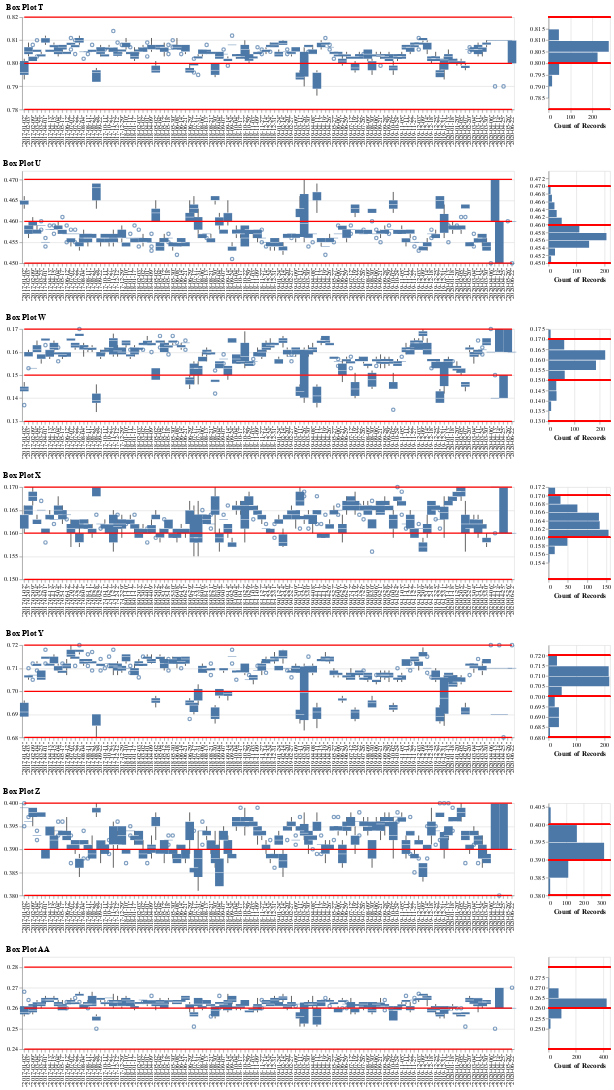

The notebook cell this image was saved under:
### Code cell
box_chart_combine=alt.vconcat(data=df_group)
for chart in list_chart1:
  box_chart_combine &= chart
#box_chart_combine.save('box_chart_combine'+namefile+'.html')
box_chart_combine

### Figure 1 — Vega-Lite specification as saved in the notebook (floating-point values rounded to 4 significant figures; data arrays with more than 128 entries replaced by an {"elided": "..."} marker saying what was removed)
{"config": {"view": {"continuousWidth": 400, "continuousHeight": 300}}, "vconcat": [{"hconcat": [{"layer": [{"mark": "boxplot", "encoding": {"x": {"type": "ordinal", "field": "Datef", "scale": {}, "title": ""}, "y": {"type": "quantitative", "field": "T", "scale": {"zero": false}, "title": ""}}, "height": 150, "width": 800}, {"mark": {"type": "line", "color": "red"}, "encoding": {"x": {"type": "ordinal", "field": "Datef", "scale": {"zero": false}}, "y": {"type": "quantitative", "field": "USL", "scale": {"zero": false}}}, "height": 150, "width": 800}, {"mark": {"type": "line", "color": "red"}, "encoding": {"x": {"type": "ordinal", "field": "Datef", "scale": {"zero": false}}, "y": {"type": "quantitative", "field": "LSL", "scale": {"zero": false}}}, "height": 150, "width": 800}, {"mark": {"type": "line", "color": "red"}, "encoding": {"x": {"type": "ordinal", "field": "Datef", "scale": {"zero": false}}, "y": {"type": "quantitative", "field": "Nominal", "scale": {"zero": false}}}, "height": 150, "width": 800}]}, {"layer": [{"mark": "bar", "encoding": {"x": {"type": "quantitative", "aggregate": "count"}, "y": {"type": "quantitative", "bin": true, "field": "T", "title": ""}}, "height": 150, "width": 100}, {"mark": {"type": "rule", "color": "red"}, "encoding": {"size": {"value": 1}, "y": {"type": "quantitative", "field": "USL"}}}, {"mark": {"type": "rule", "color": "red"}, "encoding": {"size": {"value": 1}, "y": {"type": "quantitative", "field": "LSL"}}}, {"mark": {"type": "rule", "color": "red"}, "encoding": {"size": {"value": 1}, "y": {"type": "quantitative", "field": "Nominal"}}}]}], "data": {"name": "data-69cefffb1b080b15e3e18f7335dfdd1c"}, "title": "Box Plot T"}, {"hconcat": [{"layer": [{"mark": "boxplot", "encoding": {"x": {"type": "ordinal", "field": "Datef", "scale": {}, "title": ""}, "y": {"type": "quantitative", "field": "U", "scale": {"zero": false}, "title": ""}}, "height": 150, "width": 800}, {"mark": {"type": "line", "color": "red"}, "encoding": {"x": {"type": "ordinal", "field": "Datef", "scale": {"zero": false}}, "y": {"type": "quantitative", "field": "USL", "scale": {"zero": false}}}, "height": 150, "width": 800}, {"mark": {"type": "line", "color": "red"}, "encoding": {"x": {"type": "ordinal", "field": "Datef", "scale": {"zero": false}}, "y": {"type": "quantitative", "field": "LSL", "scale": {"zero": false}}}, "height": 150, "width": 800}, {"mark": {"type": "line", "color": "red"}, "encoding": {"x": {"type": "ordinal", "field": "Datef", "scale": {"zero": false}}, "y": {"type": "quantitative", "field": "Nominal", "scale": {"zero": false}}}, "height": 150, "width": 800}]}, {"layer": [{"mark": "bar", "encoding": {"x": {"type": "quantitative", "aggregate": "count"}, "y": {"type": "quantitative", "bin": true, "field": "U", "title": ""}}, "height": 150, "width": 100}, {"mark": {"type": "rule", "color": "red"}, "encoding": {"size": {"value": 1}, "y": {"type": "quantitative", "field": "USL"}}}, {"mark": {"type": "rule", "color": "red"}, "encoding": {"size": {"value": 1}, "y": {"type": "quantitative", "field": "LSL"}}}, {"mark": {"type": "rule", "color": "red"}, "encoding": {"size": {"value": 1}, "y": {"type": "quantitative", "field": "Nominal"}}}]}], "data": {"name": "data-e49dec798a765c64780b98b77b1d697f"}, "title": "Box Plot U"}, {"hconcat": [{"layer": [{"mark": "boxplot", "encoding": {"x": {"type": "ordinal", "field": "Datef", "scale": {}, "title": ""}, "y": {"type": "quantitative", "field": "W", "scale": {"zero": false}, "title": ""}}, "height": 150, "width": 800}, {"mark": {"type": "line", "color": "red"}, "encoding": {"x": {"type": "ordinal", "field": "Datef", "scale": {"zero": false}}, "y": {"type": "quantitative", "field": "USL", "scale": {"zero": false}}}, "height": 150, "width": 800}, {"mark": {"type": "line", "color": "red"}, "encoding": {"x": {"type": "ordinal", "field": "Datef", "scale": {"zero": false}}, "y": {"type": "quantitative", "field": "LSL", "scale": {"zero": false}}}, "height": 150, "width": 800}, {"mark": {"type": "line", "color": "red"}, "encoding": {"x": {"type": "ordinal", "field": "Datef", "scale": {"zero": false}}, "y": {"type": "quantitative", "field": "Nominal", "scale": {"zero": false}}}, "height": 150, "width": 800}]}, {"layer": [{"mark": "bar", "encoding": {"x": {"type": "quantitative", "aggregate": "count"}, "y": {"type": "quantitative", "bin": true, "field": "W", "title": ""}}, "height": 150, "width": 100}, {"mark": {"type": "rule", "color": "red"}, "encoding": {"size": {"value": 1}, "y": {"type": "quantitative", "field": "USL"}}}, {"mark": {"type": "rule", "color": "red"}, "encoding": {"size": {"value": 1}, "y": {"type": "quantitative", "field": "LSL"}}}, {"mark": {"type": "rule", "color": "red"}, "encoding": {"size": {"value": 1}, "y": {"type": "quantitative", "field": "Nominal"}}}]}], "data": {"name": "data-5ee5e498e69892a90fe4a27c8af1fbe9"}, "title": "Box Plot W"}, {"hconcat": [{"layer": [{"mark": "boxplot", "encoding": {"x": {"type": "ordinal", "field": "Datef", "scale": {}, "title": ""}, "y": {"type": "quantitative", "field": "X", "scale": {"zero": false}, "title": ""}}, "height": 150, "width": 800}, {"mark": {"type": "line", "color": "red"}, "encoding": {"x": {"type": "ordinal", "field": "Datef", "scale": {"zero": false}}, "y": {"type": "quantitative", "field": "USL", "scale": {"zero": false}}}, "height": 150, "width": 800}, {"mark": {"type": "line", "color": "red"}, "encoding": {"x": {"type": "ordinal", "field": "Datef", "scale": {"zero": false}}, "y": {"type": "quantitative", "field": "LSL", "scale": {"zero": false}}}, "height": 150, "width": 800}, {"mark": {"type": "line", "color": "red"}, "encoding": {"x": {"type": "ordinal", "field": "Datef", "scale": {"zero": false}}, "y": {"type": "quantitative", "field": "Nominal", "scale": {"zero": false}}}, "height": 150, "width": 800}]}, {"layer": [{"mark": "bar", "encoding": {"x": {"type": "quantitative", "aggregate": "count"}, "y": {"type": "quantitative", "bin": true, "field": "X", "title": ""}}, "height": 150, "width": 100}, {"mark": {"type": "rule", "color": "red"}, "encoding": {"size": {"value": 1}, "y": {"type": "quantitative", "field": "USL"}}}, {"mark": {"type": "rule", "color": "red"}, "encoding": {"size": {"value": 1}, "y": {"type": "quantitative", "field": "LSL"}}}, {"mark": {"type": "rule", "color": "red"}, "encoding": {"size": {"value": 1}, "y": {"type": "quantitative", "field": "Nominal"}}}]}], "data": {"name": "data-9f296aebe2b698bc1b71979eaeb991b4"}, "title": "Box Plot X"}, {"hconcat": [{"layer": [{"mark": "boxplot", "encoding": {"x": {"type": "ordinal", "field": "Datef", "scale": {}, "title": ""}, "y": {"type": "quantitative", "field": "Y", "scale": {"zero": false}, "title": ""}}, "height": 150, "width": 800}, {"mark": {"type": "line", "color": "red"}, "encoding": {"x": {"type": "ordinal", "field": "Datef", "scale": {"zero": false}}, "y": {"type": "quantitative", "field": "USL", "scale": {"zero": false}}}, "height": 150, "width": 800}, {"mark": {"type": "line", "color": "red"}, "encoding": {"x": {"type": "ordinal", "field": "Datef", "scale": {"zero": false}}, "y": {"type": "quantitative", "field": "LSL", "scale": {"zero": false}}}, "height": 150, "width": 800}, {"mark": {"type": "line", "color": "red"}, "encoding": {"x": {"type": "ordinal", "field": "Datef", "scale": {"zero": false}}, "y": {"type": "quantitative", "field": "Nominal", "scale": {"zero": false}}}, "height": 150, "width": 800}]}, {"layer": [{"mark": "bar", "encoding": {"x": {"type": "quantitative", "aggregate": "count"}, "y": {"type": "quantitative", "bin": true, "field": "Y", "title": ""}}, "height": 150, "width": 100}, {"mark": {"type": "rule", "color": "red"}, "encoding": {"size": {"value": 1}, "y": {"type": "quantitative", "field": "USL"}}}, {"mark": {"type": "rule", "color": "red"}, "encoding": {"size": {"value": 1}, "y": {"type": "quantitative", "field": "LSL"}}}, {"mark": {"type": "rule", "color": "red"}, "encoding": {"size": {"value": 1}, "y": {"type": "quantitative", "field": "Nominal"}}}]}], "data": {"name": "data-5b2a6eba8ee1a14782ffe270c1d374eb"}, "title": "Box Plot Y"}, {"hconcat": [{"layer": [{"mark": "boxplot", "encoding": {"x": {"type": "ordinal", "field": "Datef", "scale": {}, "title": ""}, "y": {"type": "quantitative", "field": "Z", "scale": {"zero": false}, "title": ""}}, "height": 150, "width": 800}, {"mark": {"type": "line", "color": "red"}, "encoding": {"x": {"type": "ordinal", "field": "Datef", "scale": {"zero": false}}, "y": {"type": "quantitative", "field": "USL", "scale": {"zero": false}}}, "height": 150, "width": 800}, {"mark": {"type": "line", "color": "red"}, "encoding": {"x": {"type": "ordinal", "field": "Datef", "scale": {"zero": false}}, "y": {"type": "quantitative", "field": "LSL", "scale": {"zero": false}}}, "height": 150, "width": 800}, {"mark": {"type": "line", "color": "red"}, "encoding": {"x": {"type": "ordinal", "field": "Datef", "scale": {"zero": false}}, "y": {"type": "quantitative", "field": "Nominal", "scale": {"zero": false}}}, "height": 150, "width": 800}]}, {"layer": [{"mark": "bar", "encoding": {"x": {"type": "quantitative", "aggregate": "count"}, "y": {"type": "quantitative", "bin": true, "field": "Z", "title": ""}}, "height": 150, "width": 100}, {"mark": {"type": "rule", "color": "red"}, "encoding": {"size": {"value": 1}, "y": {"type": "quantitative", "field": "USL"}}}, {"mark": {"type": "rule", "color": "red"}, "encoding": {"size": {"value": 1}, "y": {"type": "quantitative", "field": "LSL"}}}, {"mark": {"type": "rule", "color": "red"}, "encoding": {"size": {"value": 1}, "y": {"type": "quantitative", "field": "Nominal"}}}]}], "data": {"name": "data-28659438b3e20078f5f456aeb1faac04"}, "title": "Box Plot Z"}, {"hconcat": [{"layer": [{"mark": "boxplot", "encoding": {"x": {"type": "ordinal", "field": "Datef", "scale": {}, "title": ""}, "y": {"type": "quantitative", "field": "AA", "scale": {"zero": false}, "title": ""}}, "height": 150, "width": 800}, {"mark": {"type": "line", "color": "red"}, "encoding": {"x": {"type": "ordinal", "field": "Datef", "scale": {"zero": false}}, "y": {"type": "quantitative", "field": "USL", "scale": {"zero": false}}}, "height": 150, "width": 800}, {"mark": {"type": "line", "color": "red"}, "encoding": {"x": {"type": "ordinal", "field": "Datef", "scale": {"zero": false}}, "y": {"type": "quantitative", "field": "LSL", "scale": {"zero": false}}}, "height": 150, "width": 800}, {"mark": {"type": "line", "color": "red"}, "encoding": {"x": {"type": "ordinal", "field": "Datef", "scale": {"zero": false}}, "y": {"type": "quantitative", "field": "Nominal", "scale": {"zero": false}}}, "height": 150, "width": 800}]}, {"layer": [{"mark": "bar", "encoding": {"x": {"type": "quantitative", "aggregate": "count"}, "y": {"type": "quantitative", "bin": true, "field": "AA", "title": ""}}, "height": 150, "width": 100}, {"mark": {"type": "rule", "color": "red"}, "encoding": {"size": {"value": 1}, "y": {"type": "quantitative", "field": "USL"}}}, {"mark": {"type": "rule", "color": "red"}, "encoding": {"size": {"value": 1}, "y": {"type": "quantitative", "field": "LSL"}}}, {"mark": {"type": "rule", "color": "red"}, "encoding": {"size": {"value": 1}, "y": {"type": "quantitative", "field": "Nominal"}}}]}], "data": {"name": "data-ca657c1ad1159ed37dbc58dedfd83448"}, "title": "Box Plot AA"}], "data": {"name": "data-b0a0b31d3c31341b2471917d7746c1e8"}, "$schema": "https://vega.github.io/schema/vega-lite/v4.8.1.json", "datasets": {"data-b0a0b31d3c31341b2471917d7746c1e8": [{"Datef": "2017-01-02T00:00:00", "AA": 0.26, "USL": 0.28, "LSL": 0.24, "Nominal": 0.26}, {"Datef": "2017-02-03T00:00:00", "AA": 0.261, "USL": 0.28, "LSL": 0.24, "Nominal": 0.26}, {"Datef": "2017-02-09T00:00:00", "AA": 0.26, "USL": 0.28, "LSL": 0.24, "Nominal": 0.26}, {"Datef": "2017-03-04T00:00:00", "AA": 0.263, "USL": 0.28, "LSL": 0.24, "Nominal": 0.26}, {"Datef": "2017-03-23T00:00:00", "AA": 0.262, "USL": 0.28, "LSL": 0.24, "Nominal": 0.26}, {"Datef": "2017-04-01T00:00:00", "AA": 0.264, "USL": 0.28, "LSL": 0.24, "Nominal": 0.26}, {"Datef": "2017-04-13T00:00:00", "AA": 0.264, "USL": 0.28, "LSL": 0.24, "Nominal": 0.26}, {"Datef": "2017-04-15T00:00:00", "AA": 0.265, "USL": 0.28, "LSL": 0.24, "Nominal": 0.26}, {"Datef": "2017-05-04T00:00:00", "AA": 0.262, "USL": 0.28, "LSL": 0.24, "Nominal": 0.26}, {"Datef": "2017-05-17T00:00:00", "AA": 0.261, "USL": 0.28, "LSL": 0.24, "Nominal": 0.26}, {"Datef": "2017-06-12T00:00:00", "AA": 0.262, "USL": 0.28, "LSL": 0.24, "Nominal": 0.26}, {"Datef": "2017-07-07T00:00:00", "AA": 0.263, "USL": 0.28, "LSL": 0.24, "Nominal": 0.26}, {"Datef": "2017-07-22T00:00:00", "AA": 0.263, "USL": 0.28, "LSL": 0.24, "Nominal": 0.26}, {"Datef": "2017-07-27T00:00:00", "AA": 0.266, "USL": 0.28, "LSL": 0.24, "Nominal": 0.26}, {"Datef": "2017-08-04T00:00:00", "AA": 0.261, "USL": 0.28, "LSL": 0.24, "Nominal": 0.26}, {"Datef": "2017-08-11T00:00:00", "AA": 0.262, "USL": 0.28, "LSL": 0.24, "Nominal": 0.26}, {"Datef": "2017-08-21T00:00:00", "AA": 0.264, "USL": 0.28, "LSL": 0.24, "Nominal": 0.26}, {"Datef": "2017-08-28T00:00:00", "AA": 0.255, "USL": 0.28, "LSL": 0.24, "Nominal": 0.26}, {"Datef": "2017-09-22T00:00:00", "AA": 0.264, "USL": 0.28, "LSL": 0.24, "Nominal": 0.26}, {"Datef": "2017-10-11T00:00:00", "AA": 0.263, "USL": 0.28, "LSL": 0.24, "Nominal": 0.26}, {"Datef": "2017-10-27T00:00:00", "AA": 0.265, "USL": 0.28, "LSL": 0.24, "Nominal": 0.26}, {"Datef": "2017-11-23T00:00:00", "AA": 0.263, "USL": 0.28, "LSL": 0.24, "Nominal": 0.26}, {"Datef": "2017-12-12T00:00:00", "AA": 0.263, "USL": 0.28, "LSL": 0.24, "Nominal": 0.26}, {"Datef": "2017-12-29T00:00:00", "AA": 0.262, "USL": 0.28, "LSL": 0.24, "Nominal": 0.26}, {"Datef": "2018-01-10T00:00:00", "AA": 0.264, "USL": 0.28, "LSL": 0.24, "Nominal": 0.26}, {"Datef": "2018-01-11T00:00:00", "AA": 0.263, "USL": 0.28, "LSL": 0.24, "Nominal": 0.26}, {"Datef": "2018-01-17T00:00:00", "AA": 0.26, "USL": 0.28, "LSL": 0.24, "Nominal": 0.26}, {"Datef": "2018-02-03T00:00:00", "AA": 0.262, "USL": 0.28, "LSL": 0.24, "Nominal": 0.26}, {"Datef": "2018-03-02T00:00:00", "AA": 0.264, "USL": 0.28, "LSL": 0.24, "Nominal": 0.26}, {"Datef": "2018-04-01T00:00:00", "AA": 0.263, "USL": 0.28, "LSL": 0.24, "Nominal": 0.26}, {"Datef": "2018-04-09T00:00:00", "AA": 0.264, "USL": 0.28, "LSL": 0.24, "Nominal": 0.26}, {"Datef": "2018-05-02T00:00:00", "AA": 0.262, "USL": 0.28, "LSL": 0.24, "Nominal": 0.26}, {"Datef": "2018-05-04T00:00:00", "AA": 0.263, "USL": 0.28, "LSL": 0.24, "Nominal": 0.26}, {"Datef": "2018-05-12T00:00:00", "AA": 0.262, "USL": 0.28, "LSL": 0.24, "Nominal": 0.26}, {"Datef": "2018-05-18T00:00:00", "AA": 0.264, "USL": 0.28, "LSL": 0.24, "Nominal": 0.26}, {"Datef": "2018-05-30T00:00:00", "AA": 0.263, "USL": 0.28, "LSL": 0.24, "Nominal": 0.26}, {"Datef": "2018-06-08T00:00:00", "AA": 0.263, "USL": 0.28, "LSL": 0.24, "Nominal": 0.26}, {"Datef": "2018-06-14T00:00:00", "AA": 0.263, "USL": 0.28, "LSL": 0.24, "Nominal": 0.26}, {"Datef": "2018-06-21T00:00:00", "AA": 0.265, "USL": 0.28, "LSL": 0.24, "Nominal": 0.26}, {"Datef": "2018-06-29T00:00:00", "AA": 0.261, "USL": 0.28, "LSL": 0.24, "Nominal": 0.26}, {"Datef": "2018-07-17T00:00:00", "AA": 0.256, "USL": 0.28, "LSL": 0.24, "Nominal": 0.26}, {"Datef": "2018-07-31T00:00:00", "AA": 0.263, "USL": 0.28, "LSL": 0.24, "Nominal": 0.26}, {"Datef": "2018-08-06T00:00:00", "AA": 0.261, "USL": 0.28, "LSL": 0.24, "Nominal": 0.26}, {"Datef": "2018-08-13T00:00:00", "AA": 0.263, "USL": 0.28, "LSL": 0.24, "Nominal": 0.26}, {"Datef": "2018-08-21T00:00:00", "AA": 0.26, "USL": 0.28, "LSL": 0.24, "Nominal": 0.26}, {"Datef": "2018-08-30T00:00:00", "AA": 0.258, "USL": 0.28, "LSL": 0.24, "Nominal": 0.26}, {"Datef": "2018-09-04T00:00:00", "AA": 0.263, "USL": 0.28, "LSL": 0.24, "Nominal": 0.26}, {"Datef": "2018-09-07T00:00:00", "AA": 0.261, "USL": 0.28, "LSL": 0.24, "Nominal": 0.26}, {"Datef": "2018-09-14T00:00:00", "AA": 0.262, "USL": 0.28, "LSL": 0.24, "Nominal": 0.26}, {"Datef": "2018-09-24T00:00:00", "AA": 0.264, "USL": 0.28, "LSL": 0.24, "Nominal": 0.26}, {"Datef": "2018-10-04T00:00:00", "AA": 0.261, "USL": 0.28, "LSL": 0.24, "Nominal": 0.26}, {"Datef": "2018-10-17T00:00:00", "AA": 0.261, "USL": 0.28, "LSL": 0.24, "Nominal": 0.26}, {"Datef": "2018-10-22T00:00:00", "AA": 0.262, "USL": 0.28, "LSL": 0.24, "Nominal": 0.26}, {"Datef": "2018-10-29T00:00:00", "AA": 0.259, "USL": 0.28, "LSL": 0.24, "Nominal": 0.26}, {"Datef": "2018-11-03T00:00:00", "AA": 0.26, "USL": 0.28, "LSL": 0.24, "Nominal": 0.26}, {"Datef": "2018-11-09T00:00:00", "AA": 0.261, "USL": 0.28, "LSL": 0.24, "Nominal": 0.26}, {"Datef": "2018-11-27T00:00:00", "AA": 0.261, "USL": 0.28, "LSL": 0.24, "Nominal": 0.26}, {"Datef": "2018-12-14T00:00:00", "AA": 0.263, "USL": 0.28, "LSL": 0.24, "Nominal": 0.26}, {"Datef": "2018-12-24T00:00:00", "AA": 0.262, "USL": 0.28, "LSL": 0.24, "Nominal": 0.26}, {"Datef": "2018-12-31T00:00:00", "AA": 0.264, "USL": 0.28, "LSL": 0.24, "Nominal": 0.26}, {"Datef": "2019-01-24T00:00:00", "AA": 0.262, "USL": 0.28, "LSL": 0.24, "Nominal": 0.26}, {"Datef": "2019-02-14T00:00:00", "AA": 0.265, "USL": 0.28, "LSL": 0.24, "Nominal": 0.26}, {"Datef": "2019-02-20T00:00:00", "AA": 0.261, "USL": 0.28, "LSL": 0.24, "Nominal": 0.26}, {"Datef": "2019-02-27T00:00:00", "AA": 0.262, "USL": 0.28, "LSL": 0.24, "Nominal": 0.26}, {"Datef": "2019-03-09T00:00:00", "AA": 0.262, "USL": 0.28, "LSL": 0.24, "Nominal": 0.26}, {"Datef": "2019-03-11T00:00:00", "AA": 0.256, "USL": 0.28, "LSL": 0.24, "Nominal": 0.26}, {"Datef": "2019-03-26T00:00:00", "AA": 0.258, "USL": 0.28, "LSL": 0.24, "Nominal": 0.26}, {"Datef": "2019-03-30T00:00:00", "AA": 0.262, "USL": 0.28, "LSL": 0.24, "Nominal": 0.26}, {"Datef": "2019-04-08T00:00:00", "AA": 0.262, "USL": 0.28, "LSL": 0.24, "Nominal": 0.26}, {"Datef": "2019-04-11T00:00:00", "AA": 0.256, "USL": 0.28, "LSL": 0.24, "Nominal": 0.26}, {"Datef": "2019-04-13T00:00:00", "AA": 0.263, "USL": 0.28, "LSL": 0.24, "Nominal": 0.26}, {"Datef": "2019-04-19T00:00:00", "AA": 0.264, "USL": 0.28, "LSL": 0.24, "Nominal": 0.26}, {"Datef": "2019-04-26T00:00:00", "AA": 0.263, "USL": 0.28, "LSL": 0.24, "Nominal": 0.26}, {"Datef": "2019-05-27T00:00:00", "AA": 0.263, "USL": 0.28, "LSL": 0.24, "Nominal": 0.26}, {"Datef": "2019-06-06T00:00:00", "AA": 0.259, "USL": 0.28, "LSL": 0.24, "Nominal": 0.26}, {"Datef": "2019-06-21T00:00:00", "AA": 0.263, "USL": 0.28, "LSL": 0.24, "Nominal": 0.26}, {"Datef": "2019-06-29T00:00:00", "AA": 0.262, "USL": 0.28, "LSL": 0.24, "Nominal": 0.26}, {"Datef": "2019-07-12T00:00:00", "AA": 0.261, "USL": 0.28, "LSL": 0.24, "Nominal": 0.26}, {"Datef": "2019-07-19T00:00:00", "AA": 0.259, "USL": 0.28, "LSL": 0.24, "Nominal": 0.26}, {"Datef": "2019-07-22T00:00:00", "AA": 0.261, "USL": 0.28, "LSL": 0.24, "Nominal": 0.26}, {"Datef": "2019-07-26T00:00:00", "AA": 0.261, "USL": 0.28, "LSL": 0.24, "Nominal": 0.26}, {"Datef": "2019-08-09T00:00:00", "AA": 0.26, "USL": 0.28, "LSL": 0.24, "Nominal": 0.26}, {"Datef": "2019-08-30T00:00:00", "AA": 0.26, "USL": 0.28, "LSL": 0.24, "Nominal": 0.26}, {"Datef": "2019-09-06T00:00:00", "AA": 0.262, "USL": 0.28, "LSL": 0.24, "Nominal": 0.26}, {"Datef": "2019-09-21T00:00:00", "AA": 0.262, "USL": 0.28, "LSL": 0.24, "Nominal": 0.26}, {"Datef": "2019-09-28T00:00:00", "AA": 0.261, "USL": 0.28, "LSL": 0.24, "Nominal": 0.26}, {"Datef": "2019-09-29T00:00:00", "AA": 0.26, "USL": 0.28, "LSL": 0.24, "Nominal": 0.26}, {"Datef": "2019-10-02T00:00:00", "AA": 0.257, "USL": 0.28, "LSL": 0.24, "Nominal": 0.26}, {"Datef": "2019-10-24T00:00:00", "AA": 0.26, "USL": 0.28, "LSL": 0.24, "Nominal": 0.26}, {"Datef": "2019-11-05T00:00:00", "AA": 0.262, "USL": 0.28, "LSL": 0.24, "Nominal": 0.26}, {"Datef": "2019-11-11T00:00:00", "AA": 0.264, "USL": 0.28, "LSL": 0.24, "Nominal": 0.26}, {"Datef": "2019-11-22T00:00:00", "AA": 0.26, "USL": 0.28, "LSL": 0.24, "Nominal": 0.26}, {"Datef": "2019-11-27T00:00:00", "AA": 0.264, "USL": 0.28, "LSL": 0.24, "Nominal": 0.26}, {"Datef": "2019-12-03T00:00:00", "AA": 0.265, "USL": 0.28, "LSL": 0.24, "Nominal": 0.26}, {"Datef": "2019-12-09T00:00:00", "AA": 0.266, "USL": 0.28, "LSL": 0.24, "Nominal": 0.26}, {"Datef": "2019-12-14T00:00:00", "AA": 0.265, "USL": 0.28, "LSL": 0.24, "Nominal": 0.26}, {"Datef": "2019-12-18T00:00:00", "AA": 0.259, "USL": 0.28, "LSL": 0.24, "Nominal": 0.26}, {"Datef": "2019-12-25T00:00:00", "AA": 0.26, "USL": 0.28, "LSL": 0.24, "Nominal": 0.26}, {"Datef": "2019-12-27T00:00:00", "AA": 0.257, "USL": 0.28, "LSL": 0.24, "Nominal": 0.26}, {"Datef": "2019-12-31T00:00:00", "AA": 0.259, "USL": 0.28, "LSL": 0.24, "Nominal": 0.26}, {"Datef": "2020-01-13T00:00:00", "AA": 0.259, "USL": 0.28, "LSL": 0.24, "Nominal": 0.26}, {"Datef": "2020-01-18T00:00:00", "AA": 0.261, "USL": 0.28, "LSL": 0.24, "Nominal": 0.26}, {"Datef": "2020-01-20T00:00:00", "AA": 0.258, "USL": 0.28, "LSL": 0.24, "Nominal": 0.26}, {"Datef": "2020-02-05T00:00:00", "AA": 0.257, "USL": 0.28, "LSL": 0.24, "Nominal": 0.26}, {"Datef": "2020-02-07T00:00:00", "AA": 0.256, "USL": 0.28, "LSL": 0.24, "Nominal": 0.26}, {"Datef": "2020-02-20T00:00:00", "AA": 0.264, "USL": 0.28, "LSL": 0.24, "Nominal": 0.26}, {"Datef": "2020-03-04T00:00:00", "AA": 0.262, "USL": 0.28, "LSL": 0.24, "Nominal": 0.26}, {"Datef": "2020-03-11T00:00:00", "AA": 0.263, "USL": 0.28, "LSL": 0.24, "Nominal": 0.26}, {"Datef": "2020-03-24T00:00:00", "AA": 0.262, "USL": 0.28, "LSL": 0.24, "Nominal": 0.26}, {"Datef": "2020-03-30T00:00:00", "AA": 0.263, "USL": 0.28, "LSL": 0.24, "Nominal": 0.26}, {"Datef": "2020-04-06T00:00:00", "AA": 0.26, "USL": 0.28, "LSL": 0.24, "Nominal": 0.26}, {"Datef": "2020-04-13T00:00:00", "AA": 0.258, "USL": 0.28, "LSL": 0.24, "Nominal": 0.26}, {"Datef": "2020-04-14T00:00:00", "AA": 0.266, "USL": 0.28, "LSL": 0.24, "Nominal": 0.26}, {"Datef": "2020-04-25T00:00:00", "AA": 0.26, "USL": 0.28, "LSL": 0.24, "Nominal": 0.26}, {"Datef": "2020-05-26T00:00:00", "AA": 0.26, "USL": 0.28, "LSL": 0.24, "Nominal": 0.26}, {"Datef": "2020-06-22T00:00:00", "AA": 0.262, "USL": 0.28, "LSL": 0.24, "Nominal": 0.26}], "data-69cefffb1b080b15e3e18f7335dfdd1c": {"elided": "610 records"}, "data-e49dec798a765c64780b98b77b1d697f": {"elided": "610 records"}, "data-5ee5e498e69892a90fe4a27c8af1fbe9": {"elided": "610 records"}, "data-9f296aebe2b698bc1b71979eaeb991b4": {"elided": "610 records"}, "data-5b2a6eba8ee1a14782ffe270c1d374eb": {"elided": "610 records"}, "data-28659438b3e20078f5f456aeb1faac04": {"elided": "610 records"}, "data-ca657c1ad1159ed37dbc58dedfd83448": {"elided": "610 records"}}}
